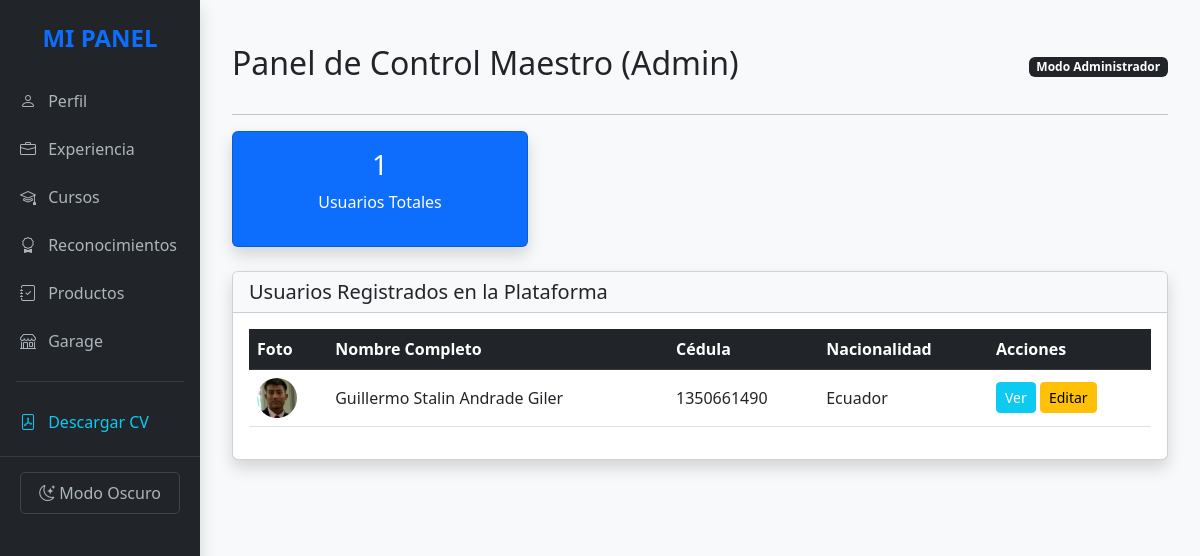
Page /control-admin/ (signed in) on the committed database.
### portafolio/models.py (models this page shows, shortened)
class DatosPersonales(models.Model):
    usuario = models.OneToOneField(User, on_delete=models.CASCADE, null=True, blank=True)
    idperfil = models.AutoField(primary_key=True)
    foto = models.ImageField(upload_to='perfil/', storage=MediaCloudinaryStorage(), null=True, blank=True)
    descripcionperfil = models.TextField(max_length=500, null=True, blank=True)
    perfilactivo = models.IntegerField(default=1)
    apellidos = models.CharField(max_length=60)
    nombres = models.CharField(max_length=60)
    nacionalidad = CountryField(blank_label='(Seleccionar país)', default='EC')
    lugarnacimiento = models.CharField(max_length=100)
    fechanacimiento = models.DateField(validators=[validar_fecha_nacimiento])
    numerocedula = models.CharField(max_length=10, unique=True)
    sexo = models.CharField(max_length=1, choices=[('H', 'Hombre'), ('M', 'Mujer')])
    estadocivil = models.CharField(max_length=50, choices=[('Soltero/a', 'Soltero/a'), ('Casado/a', 'Casado/a'), ('Divorciado/a', 'Divorciado/a'), ('Viudo/a', 'Viudo/a'), ('Unión Libre', 'Unión Libre')])
    licenciaconducir = models.CharField(max_length=20, choices=[('No', 'No posee'), ('Tipo A', 'Tipo A'), ('Tipo B', 'Tipo B'), ('Tipo C', 'Tipo C'), ('Tipo D', 'Tipo D'), ('Tipo E', 'Tipo E')])
    telefonoconvencional = models.CharField(max_length=15, null=True, blank=True)
    telefonofijo = models.CharField(max_length=15, null=True, blank=True)
    direcciontrabajo = models.CharField(max_length=100, null=True, blank=True)
    direcciondomiciliaria = models.CharField(max_length=100)
    sitioweb = models.URLField(max_length=200, null=True, blank=True)
    aptitudes = models.TextField(null=True, blank=True)
    actitudes = models.TextField(null=True, blank=True)

### portafolio/views.py (the view)
# urls.py: path('control-admin/', views.dashboard_admin, name='dashboard_admin'),
@user_passes_test(lambda u: u.is_staff)
def dashboard_admin(request):
    perfiles = DatosPersonales.objects.all()
    return render(request, 'dashboard_admin.html', {'perfiles': perfiles})

### portafolio/context_processors.py (called while the page is built)
def pdf_data(request):
    return {
        'todas_exp': ExperienciaLaboral.objects.filter(activarparaqueseveaenfront=True),
        'todos_cur': CursosRealizados.objects.filter(activarparaqueseveaenfront=True),
        'todos_pro': ProductosAcademicos.objects.filter(activarparaqueseveaenfront=True),
        'todos_rec': Reconocimientos.objects.filter(activarparaqueseveaenfront=True),
        'todos_pro_lab': ProductosLaborales.objects.filter(activarparaqueseveaenfront=True),
    }

### portafolio/templates/dashboard_admin.html (shortened to what this page needs)
{% extends 'base.html' %}
{% block content %}
<div class="container-fluid mt-4">
    <div class="d-flex justify-content-between align-items-center mb-4">
        <h2>Panel de Control Maestro (Admin)</h2>
        <span class="badge bg-dark">Modo Administrador</span>
    </div>
    <hr>
    <div class="row mb-4 text-center">
        <div class="col-md-4">
            <div class="card bg-primary text-white shadow">
                <div class="card-body">
                    <h3>{{ perfiles.count }}</h3>
                    <p>Usuarios Totales</p>
                </div>
            </div>
        </div>
    </div>
    <div class="card shadow">
        <div class="card-header bg-light">
            <h5 class="mb-0">Usuarios Registrados en la Plataforma</h5>
        </div>
        <div class="card-body">
            <div class="table-responsive">
                <table class="table table-hover align-middle">
                    <thead class="table-dark">
                        <tr>
                            <th>Foto</th>
                            <th>Nombre Completo</th>
                            <th>Cédula</th>
                            <th>Nacionalidad</th>
                            <th>Acciones</th>
                        </tr>
                    </thead>
                    <tbody>
                        {% for p in perfiles %}
                        <tr>
                            <td>
                                {% if p.foto %}
                                    <img src="{{ p.foto.url }}" class="rounded-circle" style="width: 40px; height: 40px; object-fit: cover;">
                                {% else %}
                                    <i class="fas fa-user-circle fa-2x text-secondary"></i>
                                {% endif %}
                            </td>
                            <td>{{ p.nombres }} {{ p.apellidos }}</td>
                            <td>{{ p.numerocedula }}</td>
                            <td>{{ p.nacionalidad.name }}</td>
                            <td>
                                <a href="#" class="btn btn-sm btn-info text-white"> Ver</a>
                                <a href="/admin/portafolio/datospersonales/{{ p.idperfil }}/change/" class="btn btn-sm btn-warning"> Editar</a>
                            </td>
                        </tr>
                        {% empty %}
                        <tr>
                            <td colspan="5" class="text-center text-muted">No hay perfiles registrados todavía.</td>
                        </tr>
                        {% endfor %}
                    </tbody>
                </table>
            </div>
        </div>
    </div>
</div>
{% endblock %}

### rows in the picture
DatosPersonales: foto (picture), nombres "Guillermo Stalin", apellidos "Andrade Giler", numerocedula "1350661490", nacionalidad.name "Ecuador"

### other values in the picture
{{ perfiles.count }} "1"
